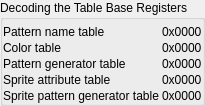
        <widget class="QGroupBox" name="groupBox_dec_TableBase">
         <property name="title">
          <string>Decoding the Table Base Registers</string>
         </property>
         <layout class="QFormLayout" name="formLayout">
          <property name="fieldGrowthPolicy">
           <enum>QFormLayout::ExpandingFieldsGrow</enum>
          </property>
          <property name="horizontalSpacing">
           <number>3</number>
          </property>
          <property name="verticalSpacing">
           <number>2</number>
          </property>
          <property name="leftMargin">
           <number>0</number>
          </property>
          <property name="topMargin">
           <number>5</number>
          </property>
          <property name="rightMargin">
           <number>0</number>
          </property>
          <property name="bottomMargin">
           <number>0</number>
          </property>
          <item row="0" column="0">
           <widget class="QLabel" name="label_3">
            <property name="text">
             <string>Pattern name table</string>
            </property>
           </widget>
          </item>
          <item row="0" column="1">
           <widget class="InteractiveLabel" name="label_dec_r2">
            <property name="minimumSize">
             <size>
              <width>40</width>
              <height>0</height>
             </size>
            </property>
            <property name="toolTip">
             <string>Screen mode</string>
            </property>
            <property name="text">
             <string>0x0000</string>
            </property>
           </widget>
          </item>
          <item row="1" column="0">
           <widget class="QLabel" name="label_4">
            <property name="text">
             <string>Color table</string>
            </property>
           </widget>
          </item>
          <item row="1" column="1">
           <widget class="InteractiveLabel" name="label_dec_r3">
            <property name="toolTip">
             <string>Screen mode</string>
            </property>
            <property name="text">
             <string>0x0000</string>
            </property>
           </widget>
          </item>
          <item row="2" column="0">
           <widget class="QLabel" name="label_6">
            <property name="text">
             <string>Pattern generator table</string>
            </property>
           </widget>
          </item>
          <item row="2" column="1">
           <widget class="InteractiveLabel" name="label_dec_r4">
            <property name="toolTip">
             <string>Screen mode</string>
            </property>
            <property name="text">
             <string>0x0000</string>
            </property>
           </widget>
          </item>
          <item row="3" column="0">
           <widget class="QLabel" name="label_5">
            <property name="text">
             <string>Sprite attribute table</string>
            </property>
           </widget>
          </item>
          <item row="3" column="1">
           <widget class="InteractiveLabel" name="label_dec_r5">
            <property name="toolTip">
             <string>Screen mode</string>
            </property>
            <property name="text">
             <string>0x0000</string>
            </property>
           </widget>
          </item>
          <item row="4" column="0">
           <widget class="QLabel" name="label_7">
            <property name="text">
             <string>Sprite pattern generator table</string>
            </property>
           </widget>
          </item>
          <item row="4" column="1">
           <widget class="InteractiveLabel" name="label_dec_r6">
            <property name="toolTip">
             <string>Screen mode</string>
            </property>
            <property name="text">
             <string>0x0000</string>
            </property>
           </widget>
          </item>
         </layout>
        </widget>
